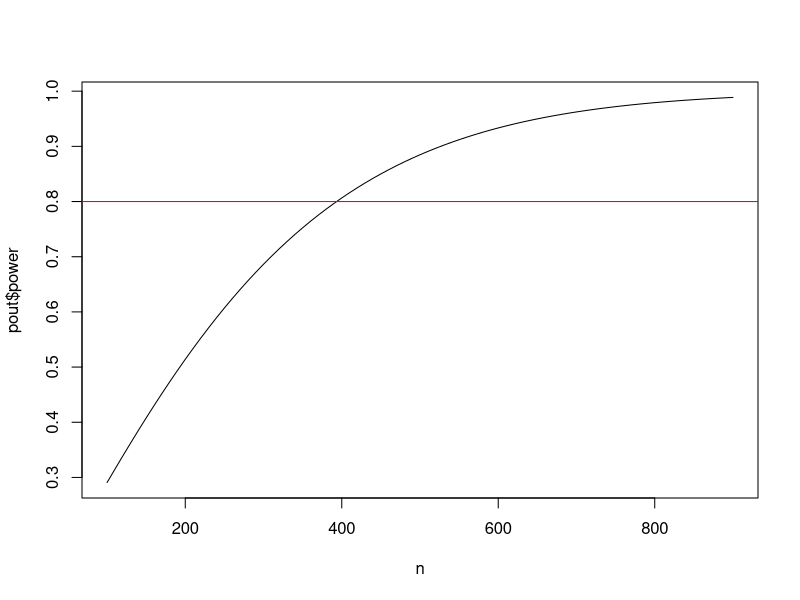
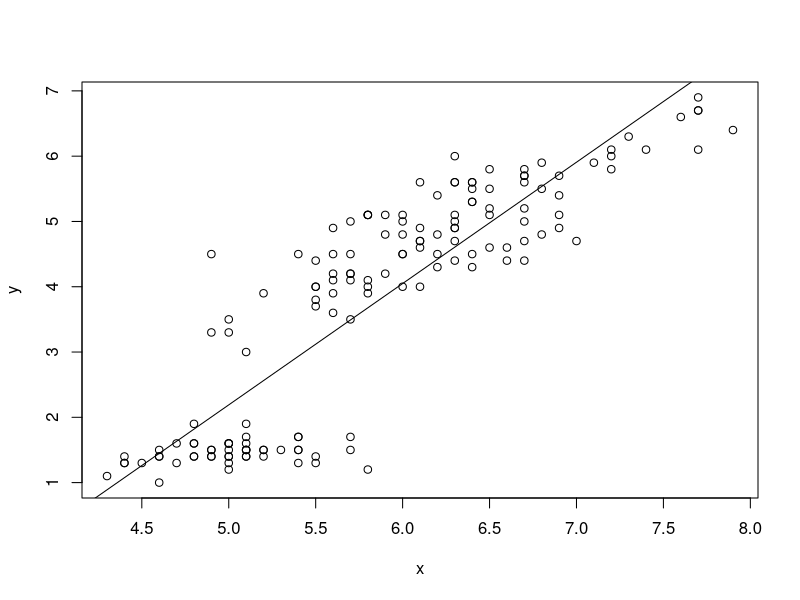
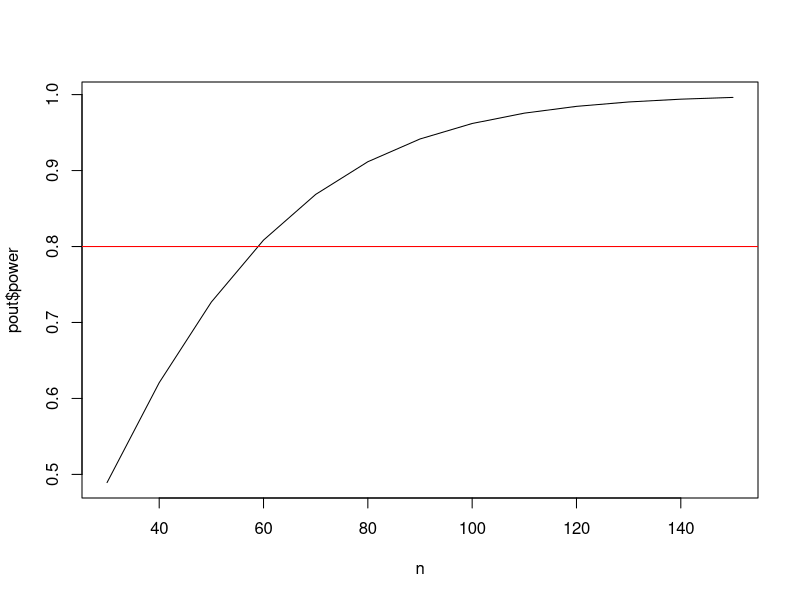
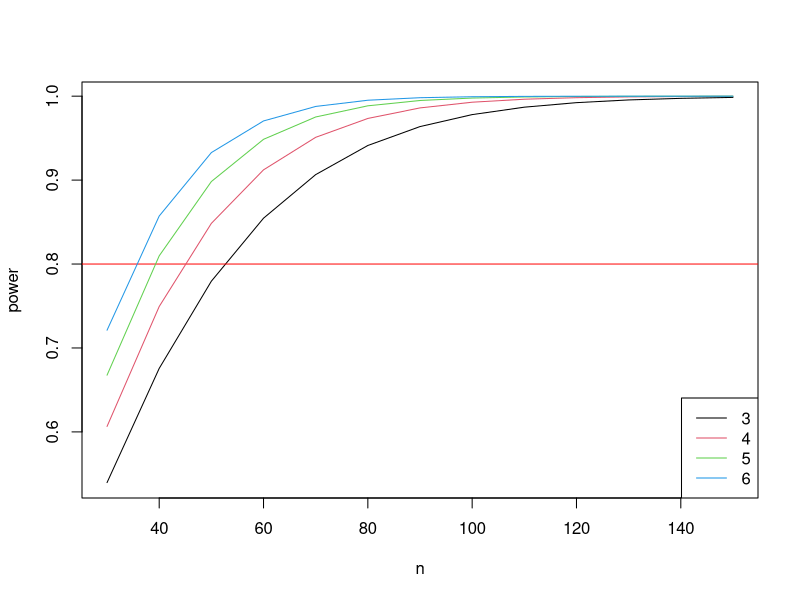

Generate these figures, in order, with R:
# Clay Ford
# Power and Sample Size Analysis
# Spring 2016
# UVa StatLab

# install.packages("pwr")
library(pwr)



# pwr.p.test --------------------------------------------------------------

# test for one proportion (ES=h) 

# When we want to test if a proportion is equal to some value. Notice the effect
# size is h. We can use ES.h to calculate effect size.

# This applies to our coin example. Say we think our coin is biased to show 
# heads 65% percent of the time instead of 50%. What sample size do we need to 
# show this assuming a significance level (Type I error) of 0.05 and a desired
# power of 0.80?

pwr.p.test(h = ES.h(p1 = 0.65, p2 = 0.50), sig.level = 0.05, power = 0.80)

# Our effect size is 65 - 50 = 15. But 85 - 70 = 15 as does 16 - 1. These are 
# equal differences but they result in different power and sample size results.
# Hence the need to calculate an effect size.

# Notice the different effect sizes:
ES.h(p1 = 0.65, p2 = 0.50)
ES.h(p1 = 0.85, p2 = 0.70)
ES.h(p1 = 0.16, p2 = 0.01)

# The effect size is an arcsine transformation:
ES.h(p1 = 0.65, p2 = 0.50)
2*asin(sqrt(0.65)) - 2*asin(sqrt(0.50))

# Say we think our coin is biased to show heads 60% percent of the time instead 
# of 50%. What is the power of our test if we flip the coin 125 times provided
# we accept a significance level (Type I error) of 0.05?

pwr.p.test(h = ES.h(p1 = 0.60, p2 = 0.50), n = 125, sig.level = 0.05)

# Notice the default is a "two.sided" test. Our test is more powerful if we're 
# willing to believe the alternative is "greater" than .50 rather than "not
# equal" to .50

pwr.p.test(h = ES.h(p1 = 0.60, p2 = 0.50), n = 125, sig.level = 0.05, 
           alternative = "greater")

# Say we think our coin is biased to show heads 55% percent of the time instead
# of 50%. What sample size do we need to show this assuming a significance level
# (Type I error) of 0.05 and a desired power of 0.80?
pwr.p.test(h = ES.h(p1 = 0.55, p2 = 0.50), sig.level = 0.05, power = 0.80)



# pwr.2p.test -------------------------------------------------------------

# test for two proportions (ES=h) 

# We want to test if two proportions are equal. To use this function, we once
# again need to calculate effect size using ES.h().

# Let's say I randomly sample male and female UVa undergrad students and ask 
# them if they consume alcohol at least once a week. My null hypothesis is no 
# difference in the proportion that answer yes. My alternative hypothesis is 
# that there is a difference. I'd like to detect a difference as small as 5%. 
# How many students do I need to sample in each group if we want 80% power and
# 5% Type 1 error?

# 55% vs. 50%
pwr.2p.test(h = ES.h(p1 = 0.55, 0.50), sig.level = 0.05, power = .80)
# 35% vs. 30%
pwr.2p.test(h = ES.h(p1 = 0.35, 0.30), sig.level = 0.05, power = .80)

# Sample size is per group. Always round sample size up.

# Base R has a function called power.prop.test that allows you to use the raw
# proportions in the function.
power.prop.test(p1 = 0.55, p2 = 0.50, sig.level = 0.05, power = .80)
power.prop.test(p1 = 0.35, p2 = 0.30, sig.level = 0.05, power = .80)



# pwr.2p2n.test -----------------------------------------------------------

# test for two proportions (ES=h, unequal sample sizes) 

# This function allows us to calculate power when we have unequal sample sizes. 
# We can also use it to find a sample size for one group when we already have
# data for another.

# Let's return to our undergraduate survey of alcohol consumption. It turns out 
# we were able to survey 543 males and 675 females. What's the power of our
# test?

# Before we answer, let's revisit effect size. I honestly have no idea if there 
# would be a difference, or if there was, how big that difference would be.
# Let's say we're interested in being able to detect a "small" effect size.

cohen.ES(test = "p", size = "small") # 0.2
pwr.2p2n.test(h = 0.2, n1 = 543, n2 = 675, sig.level = 0.05)

# Let's say I previously surveyed 763 females and found that p% said they 
# consumed alcohol once a week. I'd like to survey some males and see if a 
# significantly different proportion respond yes. How many do I need to sample 
# to detect a small effect size in either direction with 80% power and a
# significance level of 0.05?

pwr.2p2n.test(h = 0.2, n1 = 763, power = 0.8, sig.level = 0.05)



# pwr.t.test --------------------------------------------------------------

# one sample and two samples (equal sizes) t tests for means (ES=d) 

# There is no function for effect size d. We have to calculate this ourselves. 
# It is simply the difference in population means divided by the standard 
# deviation of either population (since they are assumed equal). This is
# sometimes called "Cohen's d".

# d = mean_1 - mean_2 / sd

# The cohen.ES function can return small, medium and large d values, which are
# 0.2, 0.5 and 0.8:
cohen.ES(test = "t", size = "small")
cohen.ES(test = "t", size = "medium")
cohen.ES(test = "t", size = "large")

# I'm interested to know if there is a difference in the mean price of what male
# and female students pay at the library coffee shop. Let's say I randomly 
# observe 30 male and 30 female students check out from the coffee shop and note
# their total purchase price. How powerful is this experiment if I want to
# detect a "small" effect?

pwr.t.test(n = 30, d = 0.2, sig.level = 0.05)

# Not very powerful. How many do I need to observe for a test with 80% power?

pwr.t.test(d = 0.2, power = 0.80, sig.level = 0.05)

# Let's say we want to be able to detect a difference of at least 75 cents in 
# the mean purchase price. How can we convert that to an effect size? First we 
# need to make a guess at the population standard deviation. If we have 
# absolutely no idea, one rule of thumb is to take the difference between the 
# maximum and minimum values and divide by 4. Let's max is 10 and min is 1. So
# our guess at a standard deviation is 9/4 = 2.25. Therefore d is 

d <- 0.75/2.25
pwr.t.test(d = d, power = 0.80, sig.level = 0.05)

# If you don't like working with d, you can use the power.t.test function that 
# comes with base R. It allows you to specify "delta" (true difference in means)
# and "sd" (standard deviation):

power.t.test(delta = 0.75, sd = 2.25, sig.level = 0.05, power = 0.8)

# For any of the pwr functions we can provide multiple sample size values to get
# multiple power estimates. For example, let's see how power changes as we let n
# go from 100 to 300 by 25.

pwr.t.test(n = seq(100,300,25), d = 0.2, sig.level = 0.05)

# We can save this output and graph:
n <- seq(100,900,10)
pout <- pwr.t.test(n = n, d = 0.2, sig.level = 0.05)
plot(x = n, y = pout$power, type = "l")
abline(h = 0.8, col = "red")



# pwr.t2n.test ------------------------------------------------------------


# two samples (different sizes) t test for means (ES=d) 

# Find power. (sig.level defaults to 0.05.)
pwr.t2n.test(n1 = 28, n2 = 35, d = 0.5)

# Find n1 sample size for 0.80 power
pwr.t2n.test(n2 = 35, d = 0.5, power = 0.8)


# pwr.r.test --------------------------------------------------------------

# correlation test (ES=r) 

# The correlation test allows us to test whether there is any linear 
# relationship between two continuous variables. In other words, can we reject
# the null hypothesis of the correlation coefficient being 0. 

# Here's an example of a linear relationship
x <- iris$Sepal.Length
y <- iris$Petal.Length
plot(x,y)

# The correlation is high. Recall correlation ranges from -1 to 1.
cor(x,y)

# We can fit a straight line to the data
lm(y ~ x)

# and draw the fitted line
abline(lm(y ~ x))

# the slope of the line is related to the correlation coefficient:
coef(lm(y ~ x))[2] # slope
cor(x, y) * sd(y)/sd(x)

# So testing if the correlation is 0 is the same as testing if the slope is 0.

# The nice thing about correlation is that it's already unitless, so we don't
# require a formula to calculate effect size.

# For what it's worth, here are suggested small, medium and large effect sizes:
cohen.ES(test = "r", size = "small")
cohen.ES(test = "r", size = "medium")
cohen.ES(test = "r", size = "large")

# Let's say I'm a web developer and I want to conduct an experiment with one of 
# my sites. I want to randomly select a group of people, ranging in age from 18 
# - 65, and time them how long it takes them to complete a task, say locate some
# piece of information. I suspect there may be a "small" positive linear
# relationship between time it takes to complete the task and age. How many
# subjects do I need to detect this relationship with 80% power and the usual
# 0.05 significance level?

pwr.r.test(r = 0.1, sig.level = 0.05, power = 0.8)

# The arctangh transformation approximates the normal distribution, which is
# used in the power and sample size calculations.

# pwr.anova.test ----------------------------------------------------------


# test for one-way balanced anova (ES=f) 

# ANOVA, or Analysis of Variance, tests whether or not means differ between k >
# 2 groups. One-way means one explanatory variable. Balanced means we equal 
# sample size in each group. The null hypothesis is that the means are all 
# equal.

# The effect size, f, is calculated as follows:

# f = sd_means / sd_populations

# Translation: standard deviation of the k means divided the common standard 
# deviation of the populations involved.

# we can think of f as the standard deviation of the k standarized means.

# pwr does not provide a function to calculate this for us, however we can use
# cohen.ES to generate small, medium and large effects:
cohen.ES(test = "anov", size = "small")
cohen.ES(test = "anov", size = "medium")
cohen.ES(test = "anov", size = "large")

# Let's say I'm a web developer and I'm interested in 3 web site designs for a 
# client. I'd like to know which design(s) help users find information fastest, 
# or which design requires the most time. I design an experiment where I have 3 
# groups of randomly selected people use one of the designs to find some piece 
# of information. (All groups look for the same information.) How many people do
# I need in each group if I believe two of the designs will take 30 seconds and
# one will take 35 seconds? (desired power and sig level of 0.8 and 0.05)

# First we need our effect size.

# Cohen says to divide by k instead k - 1 when calculating the standard 
# deviation of the means. The R sd() function divides by k - 1. So to calculate
# the effect size his way, we can do the following:
gm <- c(30, 30, 35)
f1 <- sqrt((sum((gm - mean(gm))^2)/3))/10 # 0.24

# If we do it this way, we get a bigger effect size
f2 <- sd(gm)/10 # 0.29

# Both can be classified as "medium" effects.

# How do they change our sample size estimates?
pwr.anova.test(k = 3, f = f1, power = 0.80)
pwr.anova.test(k = 3, f = f2, power = 0.80)

# Quite a bit!

# what's the power of the experiment if we're able to recruit 50 people in each
# group?
pwr.anova.test(k = 3, f = f1, n = 50)
pwr.anova.test(k = 3, f = f2, n = 50)
pwr.anova.test(k = 3, f = 0.25, n = 50) # so-called "medium" effect

# Don't feel like messing with f? Try the power.anova.test function that comes 
# with base R. It allows you to specify hypothesized between group variance and 
# within group variance. Notice we have to use variance, not standard deviation!

power.anova.test(groups = 3, between.var = var(gm), within.var = 10^2, power = 0.8)

# This gives the same result as pwr.anova.test(k = 3, f = f1, power = 0.80). The
# base R power.anova.test function doesn't require you to calculate variance
# using a divisor of k instead of k - 1.

# Again we can calculate multiple powers for various sample sizes to see
# dimishing returns for increasing sample size past a certain point.
n <- seq(30,150,10)
pout <- pwr.anova.test(k = 3, f = f1, n = n)
plot(n, pout$power, type="l")
abline(h = 0.8, col="red")

# How does the number of groups affect power and sample size given same "medium" effect?

plot(n, pwr.anova.test(k = 3, f = 0.25, n = n)$power, type="l", ylab="power")
abline(h = 0.8, col="red")
lines(n, pwr.anova.test(k = 4, f = 0.25, n = n)$power, type="l", col=2)
lines(n, pwr.anova.test(k = 5, f = 0.25, n = n)$power, type="l", col=3)
lines(n, pwr.anova.test(k = 6, f = 0.25, n = n)$power, type="l", col=4)
legend("bottomright", legend = 3:6, col = 1:4, lty = 1)


# pwr.f2.test -------------------------------------------------------------

# test for the general linear model (ES=f2) 

# By "general linear model" we basically mean multiple regression. This is a 
# little tricky to use because not only do we have to supply an "effect size" 
# (f2), we also have to supply numerator (u) and denominator (v) degrees of
# freedom instead of sample size. These last two refer to the F test that tests
# whether all the model coefficients (except the intercept) are 0.

# Example of F test. Regress stack loss on all variables in stackloss. Results
# of F test are last line in summary
summary(lm(stack.loss ~ ., data=stackloss))

# u is simply the number of coefficients you'll have in your model (again, minus
# the intercept).

# v is the number of error degrees of freedom. It equals n - u - 1. So if we
# want to determine sample size for a given power and effect size, we actually
# find v, which we then use to solve n = v + u + 1.

# The effect size is determined as follows:

# f2 = PV_s / PV_e

# where PV_s = proportion of variance explained by the predictors (signal) and
# PV_e = proportion of variance unexplained (error or noise)

# Another way to express this is 

# f2 = R-squared / (1 - R-squared)

# Where R-squared is the coefficient of determination, R^2. This is what we'll
# use in the examples below.

# To determine your effect size you hypothesize the r-squared of your model. For
# example, 0.45. This leads to an effect size of
0.45/(1 - 0.45) # 0.81

# It should be noted we can reverse this. Given an effect size, we can determine
# R-squared as ES / (1 + ES)
0.81/(1 + 0.81) # 0.45

# Again we have suggested small, medium and large effect sizes:

cohen.ES(test = "f2", size = "small") # 0.02
# R-squared:
0.02/(1 + 0.02) # 0.019

cohen.ES(test = "f2", size = "medium") # 0.15
# R-squared:
0.15/(1 + 0.15) # 0.130

cohen.ES(test = "f2", size = "large") # 0.35
# R-squared:
0.35/(1 + 0.35) # 0.259

# Obviously these are debatable!

# Let's say I'm a web developer and I want to conduct an experiment with one of 
# my sites. I want to randomly select a group of people, ranging in age from 18 
# - 65, and time them how long it takes them to complete a task, say locate some
# piece of information. I know there will be variability in the observed times. 
# I think age, gender and years of education may explain this variability. How
# many subjects do I need to detect an R-squared of at least 0.3 with 80% power
# and the usual 0.05 significance level?

nout <- pwr.f2.test(u = 3, f2 = 0.3/(1 - 0.3), sig.level = 0.05, power = 0.8)
# find n = v + u + 1
ceiling(nout$v) + nout$u + 1

# It's important to note that the alternative hypothesis here is that at least 
# one of the coefficients in my model is not 0. This doesn't mean we need at 
# least 30 subjects to have all coefficients significant. It just means 30 
# subjects gives us 80% chance of correctly detecting the effect of at least one
# of our predictors, provided one or more truly affect our response.

# To find power we have to supply u and v. What's the power of our test if we
# recruit 50 people and we hypothesis an R-squared of 0.25?

pwr.f2.test(u = 3, v = 50 - 3 - 1, f2 = 0.25/(1 - 0.25), sig.level = 0.05)

# Back to presentation

# Sample size for estimates -----------------------------------------------




# Simulation --------------------------------------------------------------
